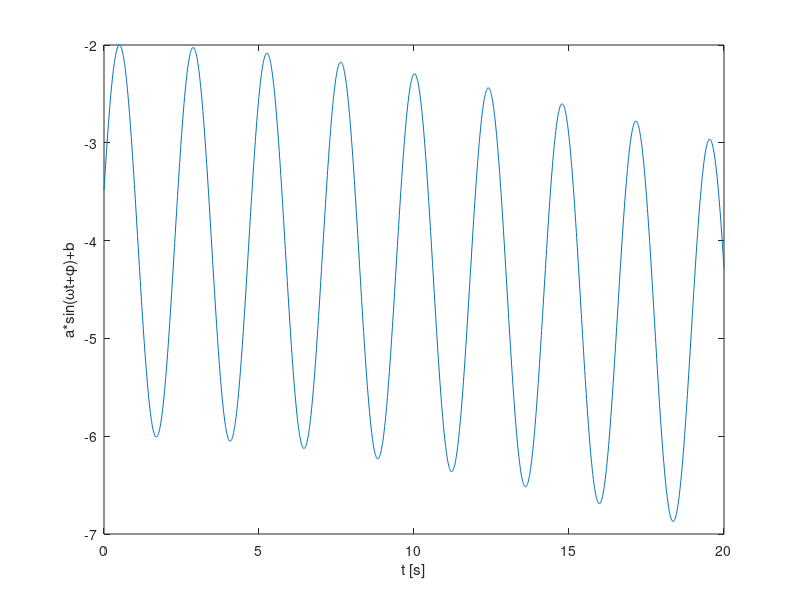

Recreate this plot in MATLAB. (Note: this script raises an error after producing the figure.)
real_frequency = .42;         % Hz
real_phase     = deg2rad(15); % radians
real_amplitude = 2;           % <scalar>
real_offset    = -5;          % <scalar>
real_carrier_freq = 0.0125;   % Hz

T_start        = 0;           % seconds
T_end          = 20;          % seconds
N_samples      = 2000;        % <number of samples>

% generate the time vector
time_vector = linspace(T_start, T_end, N_samples);
 
% generate the data vector
real_omega = 2*pi*real_frequency;
real_data = real_amplitude*sin(real_omega*time_vector+real_phase) + real_offset + cos(2*pi*real_carrier_freq*time_vector);

% generate the output buffers
observed_data = nan(size(real_data));
estimated_data = nan(size(real_data));

% plot the real data
close all;
plot(time_vector, real_data);
xlabel('t [s]');
ylabel('a*sin(\omegat+\phi)+b');

% "it it is easier to approximate
%  a probability distribution than it is to approximate
%  an arbitrary nonlinear function or transformation"
% J. K. Uhlmann, �Simultaneous map building and localization for
% real time applications,� transfer thesis, Univ. Oxford, Oxford, U.K.,
% 1994.

% set initial state estimate
x = [1;  % frequency [Hz]
     0;  % phase [rad]
     1;  % amplitude [<scalar>]
     0]; % offset [<scalar>]
 
% set initial state covariance
P = 1000*diag(ones(size(x)));
 
% define additive state covariance prediction noise
R = 0 * ...
    [1 0 0   0;     % frequency may change over time
     0 1 0   0;     % phase may change over time
     0 0 0.01 0;     % amplitude does not change
     0 0 0   0.01];  % offset does not change

% define additive measurement covariance prediction noise
z_sigma = .2;
Q = ones(size(1))*z_sigma;

% simulate
for i=1:numel(time_vector);
    % obtain current time and time delta to last step
    t = time_vector(i);
    if i > 1
        T = t-time_vector(i-1);
    else
        T = 0;
    end
        
    % define the nonlinear state transition function
    state_transition_fun = @(x) x;

    % define the nonlinear observation function
    % note this is time dependent
    observation_fun = @(x) x(3)*sin(2*pi*x(1)*t+x(2))+x(4);
   
    % time update - propagate state
    [x_prior, P_prior, X, Xwm, Xwc] = unscented(state_transition_fun, ...
                                                x, P, ...
                                                'n_out', 4);
                                            
    % add prediction noise
    P_prior = P_prior + R;
    
    if mod(i,floor(10*rand(1))) ~= 0
        % pass variables around
        x = x_prior;
        P = P_prior;
    else
        % predict observations using the a-priori state
        % Note that the weights calculated by this function are the very
        % same as calculated above since we're still operating on 
        % the state vector (i.e. dimensionality didn't change).
        [z_estimate, S_estimate, Z] = unscented(observation_fun, ...
                                                x_prior, P_prior, ...
                                                'n_out', 1);

        % add measurement noise Q to S_estimate
        S_estimate = S_estimate + Q;

        % calculate state-observation cross-covariance
        Pxy = zeros(numel(x), numel(z_estimate));
        for j=1:numel(Xwc)
            Pxy = Pxy + Xwc(j)*(X(:,j)-x_prior)*(Z(:,j)-z_estimate)';
        end

        % calculate Kalman gain
        K = Pxy/S_estimate; % note the inversion of S!

        % obtain observation
        z_error = z_sigma*randn(1);
        z = real_data(i) + z_error;

        % measurement update
        x_posterior = x_prior + K*(z - z_estimate);
        P_posterior = P_prior - K*S_estimate*K';

        % pass variables around
        estimated_data(i) = z_estimate;
        observed_data(i) = z;
        x = x_posterior;
        P = P_posterior;
    end
 end

% plot the estimated data
hold all;
valid = ~isnan(estimated_data);
plot(time_vector(valid), estimated_data(valid), 'r', 'LineWidth', 2);
plot(time_vector(valid), observed_data(valid), 'm+');
